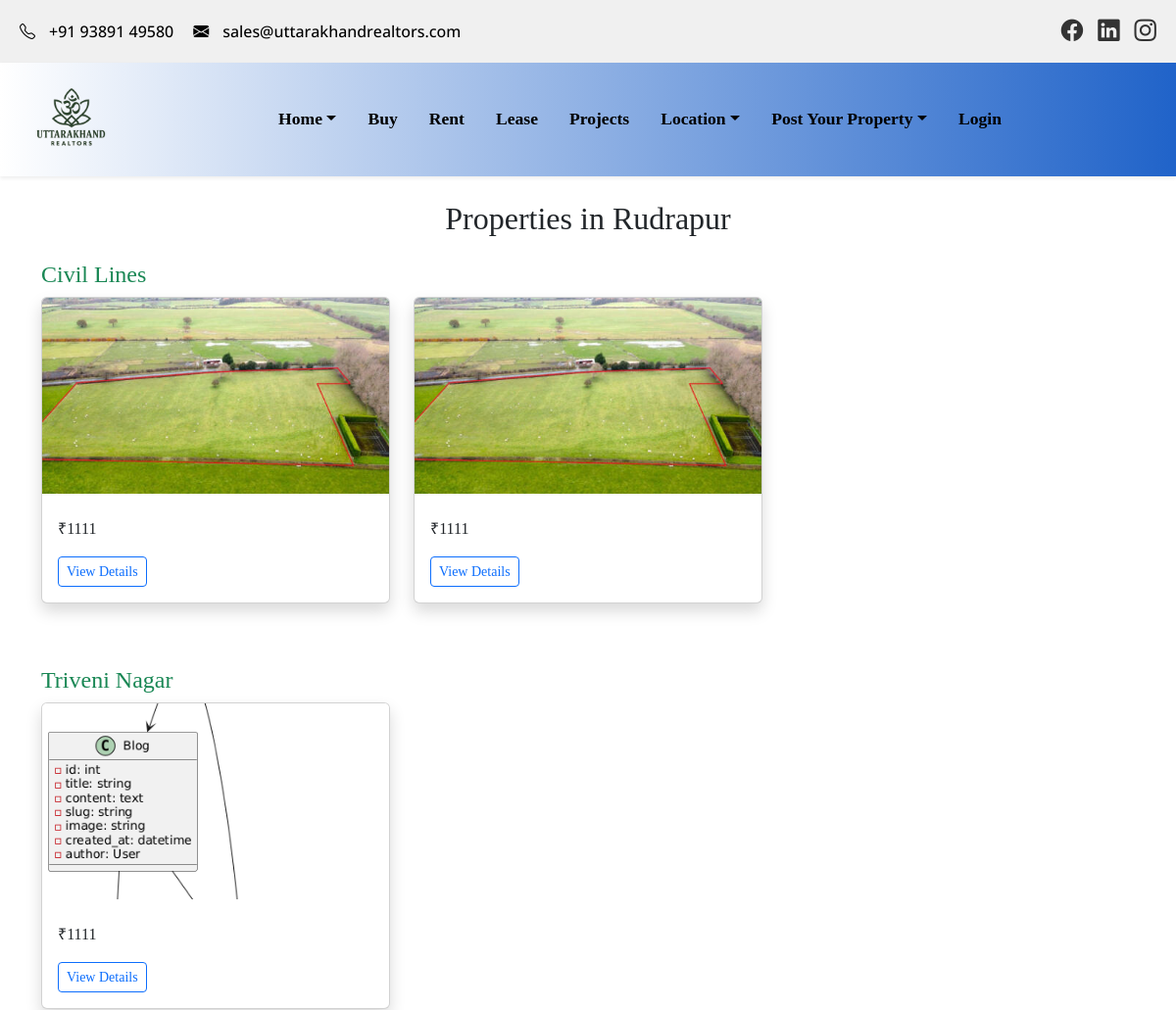
Before: /city/34/ (upper part) with the older database file.
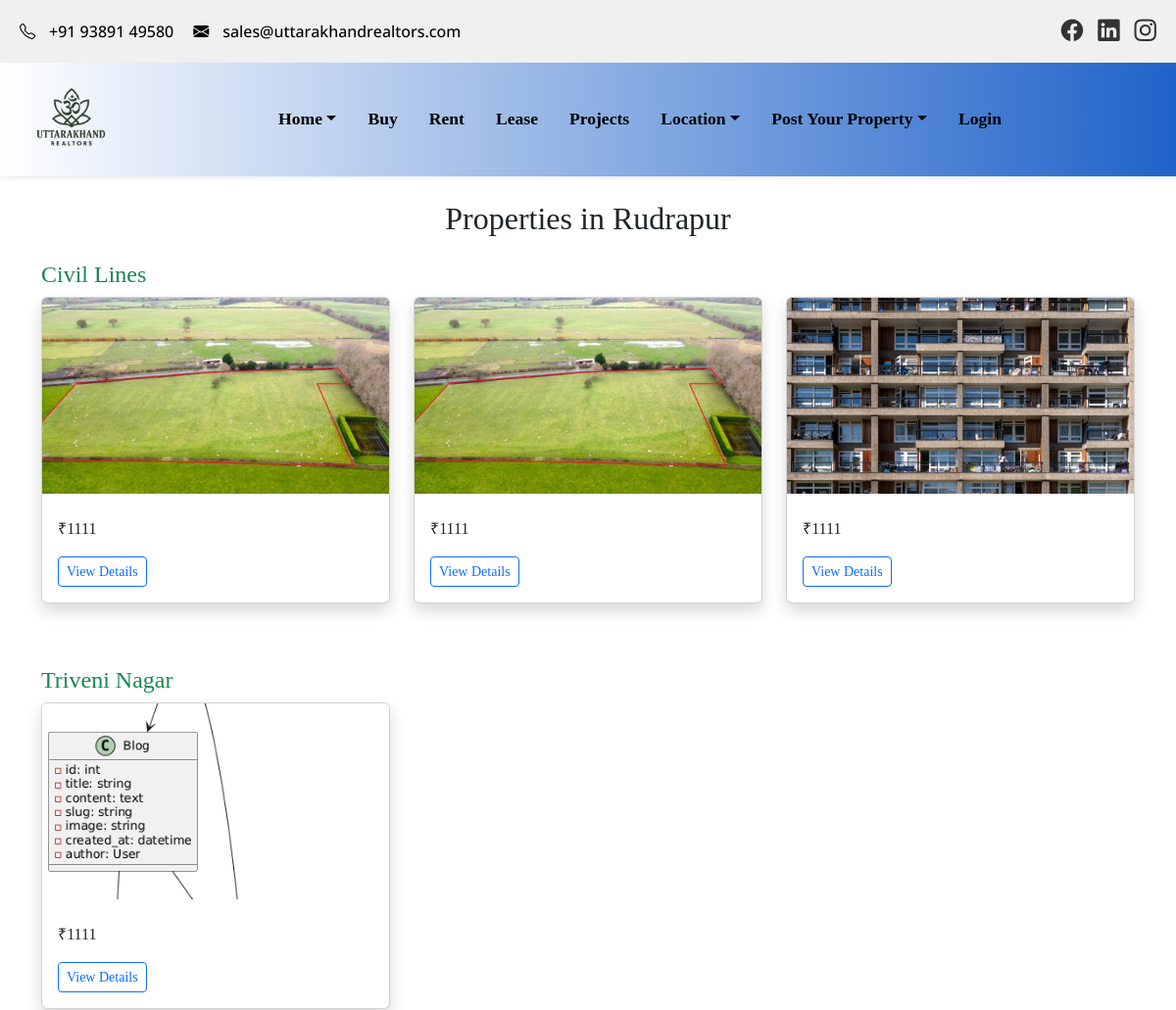
After: the same page with the newer database file.
### my_app/models.py (models this page shows, shortened)
class Location(models.Model):
    name = models.CharField(max_length=100)
    city = models.ForeignKey(City, on_delete=models.CASCADE, related_name='locations')

class Property(models.Model):
    purpose = models.ForeignKey(Purpose, on_delete=models.SET_NULL, null=True)
    property_type = models.ForeignKey(PropertyType, on_delete=models.SET_NULL, null=True)
    city = models.ForeignKey(City, on_delete=models.SET_NULL, null=True)
    location = models.ForeignKey(Location, on_delete=models.SET_NULL, null=True)
    price = models.PositiveIntegerField()
    area = models.PositiveIntegerField(null=True, blank=True)  # in sq.ft
    description = models.TextField(max_length=1000)
    facing = models.CharField(max_length=50, null=True, blank=True)
    ownership = models.CharField(max_length=100, null=True, blank=True)
    transaction_type = models.CharField(max_length=100, null=True, blank=True)
    agent_phone = models.CharField(max_length=15, null=True, blank=True)
    brochure = models.FileField(upload_to='property/brochures/', null=True, blank=True)
    posted_on = models.DateTimeField(auto_now_add=True)
    posted_by = models.ForeignKey(User, on_delete=models.SET_NULL, null=True, blank=True)
    is_approved = models.BooleanField(default=False)

class PropertyImage(models.Model):
    property = models.ForeignKey(Property, related_name='images', on_delete=models.CASCADE)
    image = models.ImageField(upload_to='property_images/')

### my_app/views.py (the view)
# urls.py: path('city/<int:city_id>/', views.city_detail, name='city_detail'),
def city_detail(request, city_id):
    city = get_object_or_404(City, id=city_id)
    locations = city.locations.all()
    location_properties = []
    for location in locations:
        properties = Property.objects.filter(location=location)
        if properties.exists():
            location_properties.append({
                'location': location,
                'properties': properties
            })
    return render(request, 'city_detail.html', {
        'city': city,
        'location_properties': location_properties
    })

### my_app/templates/city_detail.html (shortened to what this page needs)
{% extends 'common.html' %}
{% block content %}
  <div class="container py-4">
    <h2 class="mb-4 text-center">Properties in {{ city.name }}</h2>
    {% for group in location_properties %}
      <div class="mb-5">
        <h4 class="text-success">{{ group.location.name }}</h4>
        <div class="row d-flex">
          {% for prop in group.properties %}
            <div class="col-md-4 d-flex align-items-stretch mb-3">
              <div class="card shadow h-100 w-100">
                {% if prop.images.all|length > 0 %}
                  <img src="{{ prop.images.first.image.url }}" class="card-img-top" alt="Property Image" style="height: 200px; object-fit: cover;" />
                {% else %}
                  <img src="https://via.placeholder.com/400x250?text=No+Image" class="card-img-top" alt="No image available" style="height: 200px; object-fit: cover;" />
                {% endif %}
                <div class="card-body d-flex flex-column">
                  <p class="card-text">₹{{ prop.price }}</p>
                  <div class="mt-auto">
                    <a href="{% url 'property_detail' prop.id %}" class="btn btn-outline-primary btn-sm">View Details</a>
                  </div>
                </div>
              </div>
            </div>
          {% endfor %}
        </div>
      </div>
    {% empty %}
      <p>No properties found in this city.</p>
    {% endfor %}
  </div>
{% endblock %}

Changed rows visible on the page:
added Property: images.first.image (picture), price "1111", shown under Location "Civil Lines"
